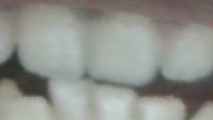
#> input picture pictures/captured_teeth_image.jpg, 213 x 120 px, found by its file name
$ python enhance.py
#> lines starting #> are read from the running program, lines starting #| are printed output that depends on the picture
import cv2
import numpy as np

def enhance_image(image_path, output_path):
    # Read the image
#> called with image_path = '.\\pictures\\captured_teeth_image.jpg', output_path = '.\\pictures\\enhanced_teeth_image.jpg'
    img = cv2.imread(image_path, cv2.IMREAD_COLOR)
#> img is the input picture: shape (120, 213, 3); mean B, G, R 140.3, 146.3, 143.7

    # Convert to grayscale
    gray = cv2.cvtColor(img, cv2.COLOR_BGR2GRAY)

    # Apply CLAHE (Contrast Limited Adaptive Histogram Equalization)
    clahe = cv2.createCLAHE(clipLimit=3.0, tileGridSize=(8,8))
    enhanced_gray = clahe.apply(gray)
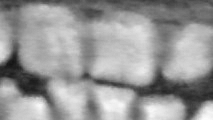
#> enhanced_gray: shape (120, 213); min 20, max 252, mean 151.7

    # Convert back to BGR format
    enhanced_img = cv2.merge([enhanced_gray, enhanced_gray, enhanced_gray])

    # Apply sharpening filter
    kernel = np.array([[0, -1, 0], [-1, 5, -1], [0, -1, 0]])
    sharpened = cv2.filter2D(enhanced_img, -1, kernel)

    # Apply bilateral filter for noise reduction
    final = cv2.bilateralFilter(sharpened, d=9, sigmaColor=75, sigmaSpace=75)

    # Save the processed image
    cv2.imwrite(output_path, final)
    print(f"Enhanced image saved to {output_path}")

# Example usage
input_image = ".\pictures\captured_teeth_image.jpg"  # Image captured from capture.py
output_image = ".\pictures\enhanced_teeth_image.jpg"  # Processed image to be used by classify.py
enhance_image(input_image, output_image)

$ run again, with pictures/img1.jpg copied over pictures/captured_teeth_image.jpg
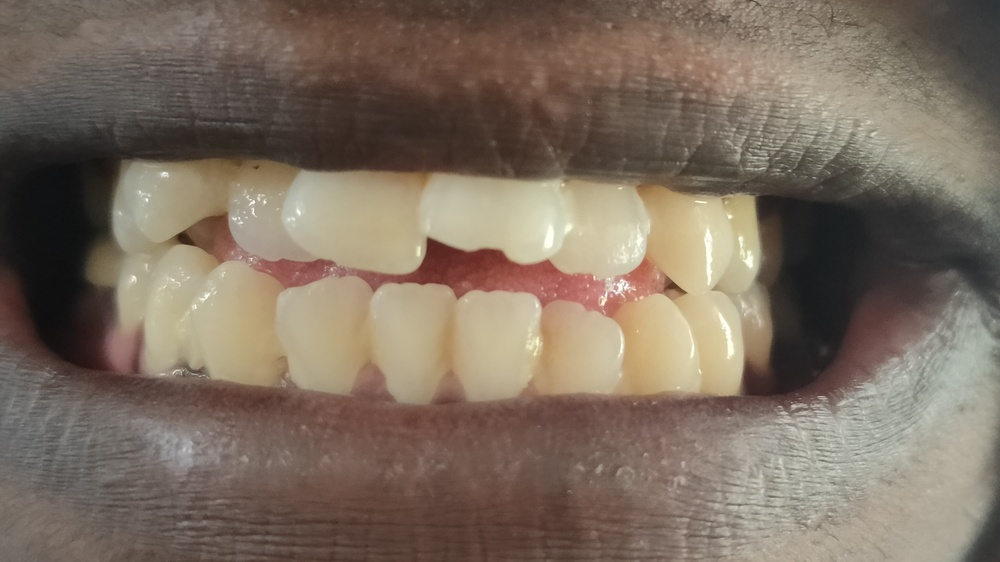
#> input picture pictures/img1.jpg, 1000 x 562 px, shrunk from 4096 x 2304 before the run, found by its file name
#> in enhance_image, img is the input picture: shape (562, 1000, 3); mean B, G, R 96.5, 110.6, 125
#> in enhance_image, `gray = cv2.cvtColor(img, cv2.COLOR_BGR2GRAY)`:
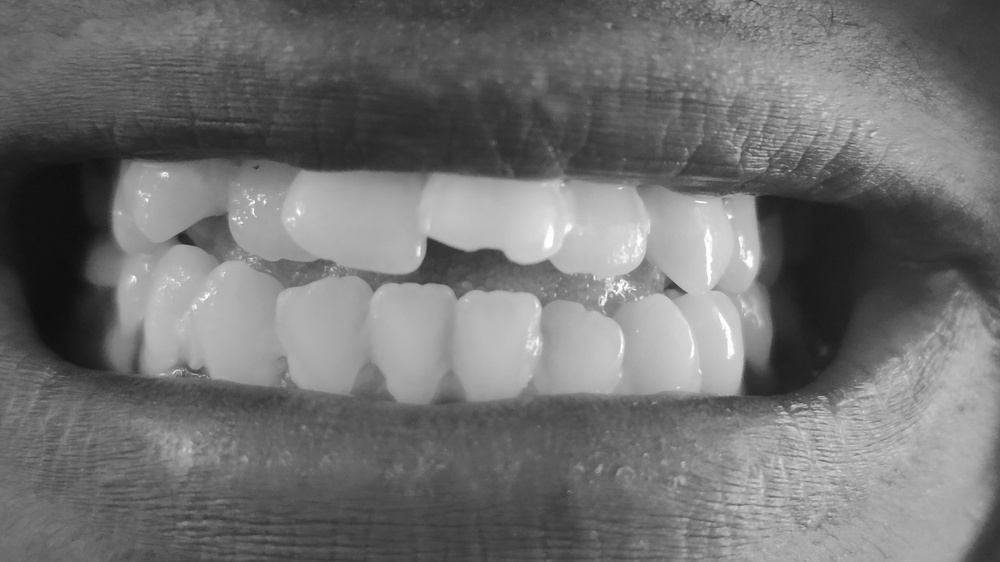
#> gray: shape (562, 1000); min 14, max 254, mean 113.3
#> in enhance_image, `sharpened = cv2.filter2D(enhanced_img, -1, kernel)`:
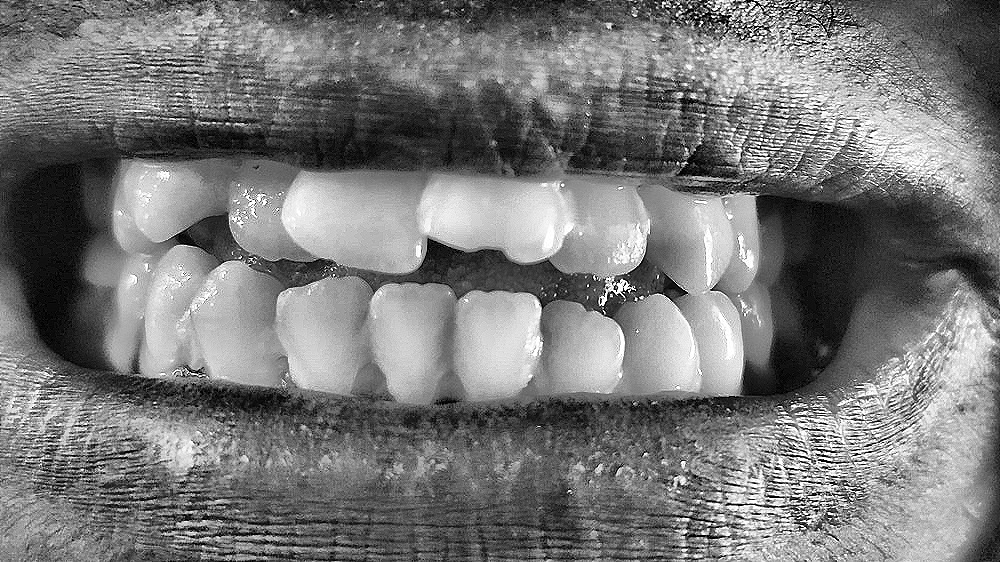
#> sharpened: shape (562, 1000, 3); min 0, max 255, mean 120.9
